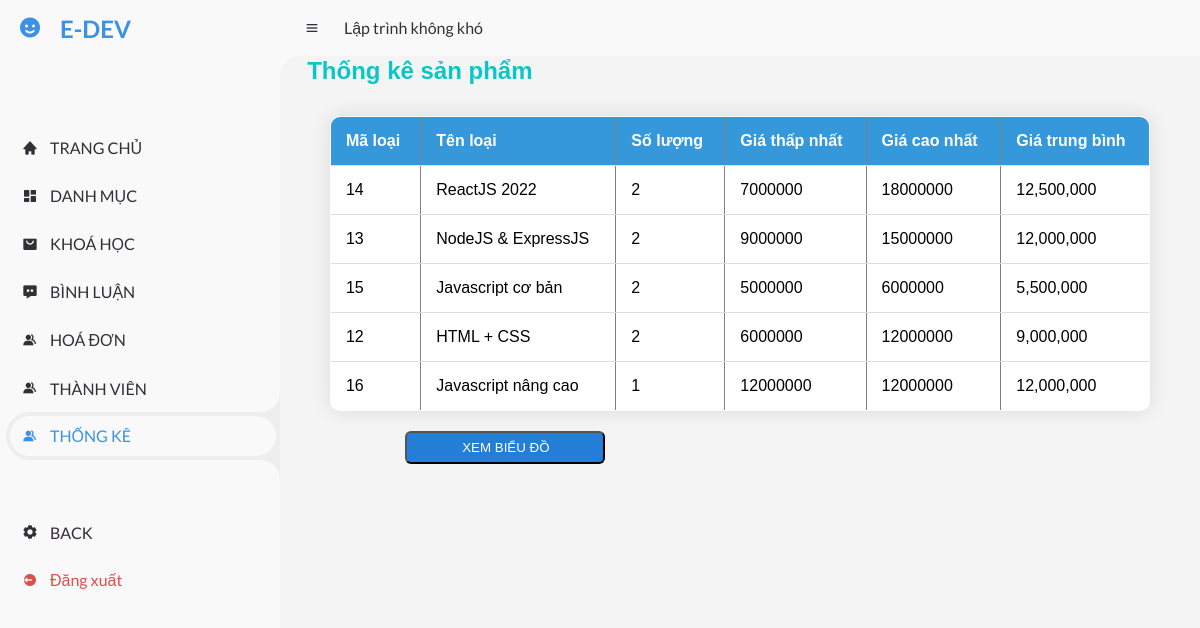
The app's page /admin/index.php?act=thongke (signed in) with its own data.
### tables this page shows
CREATE TABLE `category` (
  `category_id` int(11) NOT NULL,
  `category_name` varchar(199) NOT NULL
);

### model/pdo.php (called while the page is built, shortened)
<?php
function pdo_get_connection(){
    $servername = "localhost";
    $username = "root";
    $password = "";
    try {
    $conn = new PDO("mysql:host=$servername;dbname=bankhoahoc", $username, $password);
    $conn->setAttribute(PDO::ATTR_ERRMODE, PDO::ERRMODE_EXCEPTION);
    return $conn;
    } catch(PDOException $e) {
    echo "Kết nối thất bại: " . $e->getMessage();
    }
}
function pdo_query($sql){
    $sql_args = array_slice(func_get_args(), 1);
    try{
        $conn = Pdo_get_connection();
        $stmt = $conn -> prepare($sql);
        $stmt -> execute($sql_args);
        $rows = $stmt -> fetchAll();
        return $rows;
    }
    catch(PDOException $e){
        throw $e;
    }
    finally{
        unset($conn);
    }
}
?>

### model/khoahoc.php (called while the page is built, shortened)
<?php
function load_thong_ke() {
    $sql = "SELECT dm.category_id as madm , dm.category_name as tendm , COUNT(*) 'soluong', MIN(price) 'gia_min', MAX(price) 'gia_max',
    AVG(price) 'gia_avg' FROM category dm JOIN courses sp ON dm.category_id=sp.category_id GROUP BY dm.category_id, dm.category_name ORDER BY soluong DESC";
    return pdo_query($sql);
}
?>

### admin/thongke/thongke.php (the view, shortened to what this page needs)
<div class="row2">
    <div class="row2 font_title mb">
        <h1>Thống kê sản phẩm</h1>
    </div>
    <div class="row2 form_content ">
        <form action="#" method="POST">
            <div class="row2 mb10 formds_loai">
                <table border="1">
                    <tr>
                        <th>Mã loại</th>
                        <th>Tên loại</th>
                        <th>Số lượng</th>
                        <th>Giá thấp nhất</th>
                        <th>Giá cao nhất</th>
                        <th>Giá trung bình</th>
                    </tr>
                    <?php
                    foreach ($listsp as $lsp) {
                        extract($lsp);
                        echo '<tr>
                                <td>' . $madm . '</td>
                                <td>' . $tendm . '</td>
                                <td>' . $soluong . '</td>
                                <td>'  . $gia_min . '</td>
                                <td>'  . $gia_max . '</td>
                                <td>'  . number_format($gia_avg, 0) . '</td>
                            </tr>';
                    }
                    ?>
                </table>
        </form>
        <li class="<?php echo (!isset($_GET['act']) || $_GET['act'] === 'bieudo') ? 'active' : ''; ?>">
            <a href="index.php?act=bieudo">
                <div class="row btn_list mt20">
             <input  class="mr20" type="button" value="XEM BIỂU ĐỒ"></a>
           </div>
    </div>

### css/admin.css (style rules this page uses)
* { margin: 0; padding: 0; box-sizing: border-box; }
a { text-decoration: none; }
li { list-style: none; }
:root { --poppins: 'Poppins', sans-serif; --lato: 'Lato', sans-serif; --light: #F9F9F9; --blue: #3C91E6; --light-blue: #CFE8FF; --grey: #eee; --dark-grey: #AAAAAA; --dark: #342E37; --red: #DB504A; --yellow: #FFCE26; --light-yellow: #FFF2C6; --orange: #FD7238; --light-orange: #FFE0D3; }
html { overflow-x: hidden; }
body { background: var(--grey); overflow-x: hidden; }

### css/contentadmin.css (style rules this page uses)
.row2 { width: 97%; margin: 0 auto; }
.font_title h1 { color: rgb(10, 198, 198); line-height: 30px; }
.mb10 { margin-bottom: 10px; }
.mt20 { margin-top: 20px; }
.form_content { padding: 10px; }
body { font-family: Arial, sans-serif; background-color: #f4f4f4; }
table { width: 100%; border-collapse: collapse; margin-top: 20px; margin-bottom: 20px; overflow: hidden; box-shadow: 0 0 20px rgba(0, 0, 0, 0.1); border-radius: 10px; background-color: #fff; }
th, td { padding: 15px; text-align: left; border-bottom: 1px solid #ddd; }
th { background-color: #3498db; color: #fff; }
.btn_list input[type="button"] { border-radius: 6px; background-color: #247dd7; color: #ffffff; padding: 2px 5px 2px 7px; width: 200px; line-height: 25px; margin-left: 75px; }

### records on screen
category: category_id "14", category_name "ReactJS 2022", soluong "2", gia_min "7000000", gia_max "18000000", gia_avg "12,500,000"
category: category_id "13", category_name "NodeJS & ExpressJS", soluong "2", gia_min "9000000", gia_max "15000000", gia_avg "12,000,000"
category: category_id "15", category_name "Javascript cơ bản", soluong "2", gia_min "5000000", gia_max "6000000", gia_avg "5,500,000"
category: category_id "12", category_name "HTML + CSS", soluong "2", gia_min "6000000", gia_max "12000000", gia_avg "9,000,000"
category: category_id "16", category_name "Javascript nâng cao", soluong "1", gia_min "12000000", gia_max "12000000", gia_avg "12,000,000"
